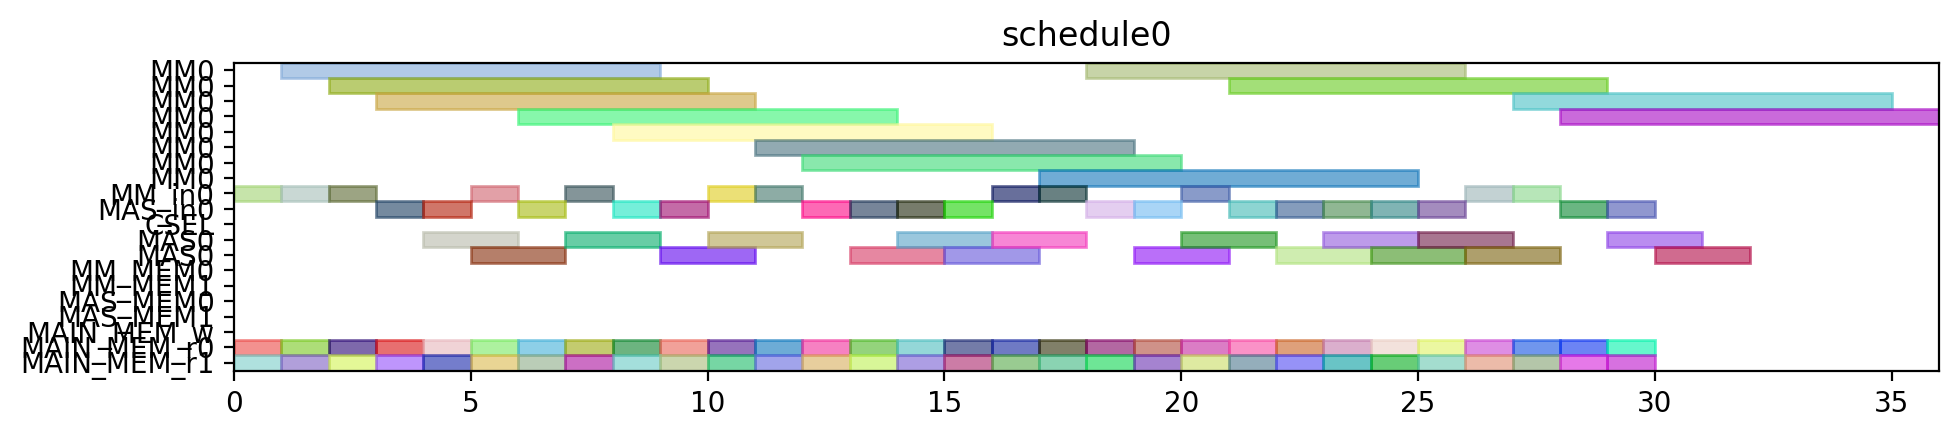

Generate this figure with Python:
from pyschedule import Scenario, solvers, plotters, alt


def solve():
	horizon = 120
	S = Scenario("schedule0", horizon=horizon)

	# resource
	MM = S.Resources('MM', num=1, size=8)
	MM_in = S.Resources('MM_in', num=1)
	MAS_in = S.Resources('MAS_in', num=1)
	CSEL = S.Resource('CSEL')
	MAS = S.Resources('MAS', num=1, size=2, periods=range(1, horizon))
	MM_MEM = S.Resources('MM_MEM', num=2)
	MAS_MEM = S.Resources('MAS_MEM', num=2)
	MAIN_MEM_w = S.Resource('MAIN_MEM_w', size=1)
	MAIN_MEM_r = S.Resources('MAIN_MEM_r', num=2)

	# result of previous scheduling

	# new tasks
	c_t0_t0_t0 = S.Task('c_t0_t0_t0', length=8, delay_cost=1)
	c_t0_t0_t0 += alt(MM)
	c_t0_t0_t0_in = S.Task('c_t0_t0_t0_in', length=1, delay_cost=1)
	c_t0_t0_t0_in += alt(MM_in)
	S += c_t0_t0_t0_in*MM_in[0]<=c_t0_t0_t0*MM[0]
	c_t0_t0_t0_mem0 = S.Task('c_t0_t0_t0_mem0', length=1, delay_cost=1)
	c_t0_t0_t0_mem0 += MAIN_MEM_r[0]
	S += c_t0_t0_t0_mem0 <= c_t0_t0_t0

	c_t0_t0_t0_mem1 = S.Task('c_t0_t0_t0_mem1', length=1, delay_cost=1)
	c_t0_t0_t0_mem1 += MAIN_MEM_r[1]
	S += c_t0_t0_t0_mem1 <= c_t0_t0_t0

	c_t0_t0_t1 = S.Task('c_t0_t0_t1', length=8, delay_cost=1)
	c_t0_t0_t1 += alt(MM)
	c_t0_t0_t1_in = S.Task('c_t0_t0_t1_in', length=1, delay_cost=1)
	c_t0_t0_t1_in += alt(MM_in)
	S += c_t0_t0_t1_in*MM_in[0]<=c_t0_t0_t1*MM[0]
	c_t0_t0_t1_mem0 = S.Task('c_t0_t0_t1_mem0', length=1, delay_cost=1)
	c_t0_t0_t1_mem0 += MAIN_MEM_r[0]
	S += c_t0_t0_t1_mem0 <= c_t0_t0_t1

	c_t0_t0_t1_mem1 = S.Task('c_t0_t0_t1_mem1', length=1, delay_cost=1)
	c_t0_t0_t1_mem1 += MAIN_MEM_r[1]
	S += c_t0_t0_t1_mem1 <= c_t0_t0_t1

	c_t0_t0_t2 = S.Task('c_t0_t0_t2', length=2, delay_cost=1)
	c_t0_t0_t2 += alt(MAS)
	c_t0_t0_t2_in = S.Task('c_t0_t0_t2_in', length=1, delay_cost=1)
	c_t0_t0_t2_in += alt(MAS_in)
	S += c_t0_t0_t2_in*MAS_in[0]<=c_t0_t0_t2*MAS[0]

	c_t0_t0_t2_mem0 = S.Task('c_t0_t0_t2_mem0', length=1, delay_cost=1)
	c_t0_t0_t2_mem0 += MAIN_MEM_r[0]
	S += c_t0_t0_t2_mem0 <= c_t0_t0_t2

	c_t0_t0_t2_mem1 = S.Task('c_t0_t0_t2_mem1', length=1, delay_cost=1)
	c_t0_t0_t2_mem1 += MAIN_MEM_r[1]
	S += c_t0_t0_t2_mem1 <= c_t0_t0_t2

	c_t0_t0_t3 = S.Task('c_t0_t0_t3', length=2, delay_cost=1)
	c_t0_t0_t3 += alt(MAS)
	c_t0_t0_t3_in = S.Task('c_t0_t0_t3_in', length=1, delay_cost=1)
	c_t0_t0_t3_in += alt(MAS_in)
	S += c_t0_t0_t3_in*MAS_in[0]<=c_t0_t0_t3*MAS[0]

	c_t0_t0_t3_mem0 = S.Task('c_t0_t0_t3_mem0', length=1, delay_cost=1)
	c_t0_t0_t3_mem0 += MAIN_MEM_r[0]
	S += c_t0_t0_t3_mem0 <= c_t0_t0_t3

	c_t0_t0_t3_mem1 = S.Task('c_t0_t0_t3_mem1', length=1, delay_cost=1)
	c_t0_t0_t3_mem1 += MAIN_MEM_r[1]
	S += c_t0_t0_t3_mem1 <= c_t0_t0_t3

	c_t0_t1_t0 = S.Task('c_t0_t1_t0', length=8, delay_cost=1)
	c_t0_t1_t0 += alt(MM)
	c_t0_t1_t0_in = S.Task('c_t0_t1_t0_in', length=1, delay_cost=1)
	c_t0_t1_t0_in += alt(MM_in)
	S += c_t0_t1_t0_in*MM_in[0]<=c_t0_t1_t0*MM[0]
	c_t0_t1_t0_mem0 = S.Task('c_t0_t1_t0_mem0', length=1, delay_cost=1)
	c_t0_t1_t0_mem0 += MAIN_MEM_r[0]
	S += c_t0_t1_t0_mem0 <= c_t0_t1_t0

	c_t0_t1_t0_mem1 = S.Task('c_t0_t1_t0_mem1', length=1, delay_cost=1)
	c_t0_t1_t0_mem1 += MAIN_MEM_r[1]
	S += c_t0_t1_t0_mem1 <= c_t0_t1_t0

	c_t0_t1_t1 = S.Task('c_t0_t1_t1', length=8, delay_cost=1)
	c_t0_t1_t1 += alt(MM)
	c_t0_t1_t1_in = S.Task('c_t0_t1_t1_in', length=1, delay_cost=1)
	c_t0_t1_t1_in += alt(MM_in)
	S += c_t0_t1_t1_in*MM_in[0]<=c_t0_t1_t1*MM[0]
	c_t0_t1_t1_mem0 = S.Task('c_t0_t1_t1_mem0', length=1, delay_cost=1)
	c_t0_t1_t1_mem0 += MAIN_MEM_r[0]
	S += c_t0_t1_t1_mem0 <= c_t0_t1_t1

	c_t0_t1_t1_mem1 = S.Task('c_t0_t1_t1_mem1', length=1, delay_cost=1)
	c_t0_t1_t1_mem1 += MAIN_MEM_r[1]
	S += c_t0_t1_t1_mem1 <= c_t0_t1_t1

	c_t0_t1_t2 = S.Task('c_t0_t1_t2', length=2, delay_cost=1)
	c_t0_t1_t2 += alt(MAS)
	c_t0_t1_t2_in = S.Task('c_t0_t1_t2_in', length=1, delay_cost=1)
	c_t0_t1_t2_in += alt(MAS_in)
	S += c_t0_t1_t2_in*MAS_in[0]<=c_t0_t1_t2*MAS[0]

	c_t0_t1_t2_mem0 = S.Task('c_t0_t1_t2_mem0', length=1, delay_cost=1)
	c_t0_t1_t2_mem0 += MAIN_MEM_r[0]
	S += c_t0_t1_t2_mem0 <= c_t0_t1_t2

	c_t0_t1_t2_mem1 = S.Task('c_t0_t1_t2_mem1', length=1, delay_cost=1)
	c_t0_t1_t2_mem1 += MAIN_MEM_r[1]
	S += c_t0_t1_t2_mem1 <= c_t0_t1_t2

	c_t0_t1_t3 = S.Task('c_t0_t1_t3', length=2, delay_cost=1)
	c_t0_t1_t3 += alt(MAS)
	c_t0_t1_t3_in = S.Task('c_t0_t1_t3_in', length=1, delay_cost=1)
	c_t0_t1_t3_in += alt(MAS_in)
	S += c_t0_t1_t3_in*MAS_in[0]<=c_t0_t1_t3*MAS[0]

	c_t0_t1_t3_mem0 = S.Task('c_t0_t1_t3_mem0', length=1, delay_cost=1)
	c_t0_t1_t3_mem0 += MAIN_MEM_r[0]
	S += c_t0_t1_t3_mem0 <= c_t0_t1_t3

	c_t0_t1_t3_mem1 = S.Task('c_t0_t1_t3_mem1', length=1, delay_cost=1)
	c_t0_t1_t3_mem1 += MAIN_MEM_r[1]
	S += c_t0_t1_t3_mem1 <= c_t0_t1_t3

	c_t0_t20 = S.Task('c_t0_t20', length=2, delay_cost=1)
	c_t0_t20 += alt(MAS)
	c_t0_t20_in = S.Task('c_t0_t20_in', length=1, delay_cost=1)
	c_t0_t20_in += alt(MAS_in)
	S += c_t0_t20_in*MAS_in[0]<=c_t0_t20*MAS[0]

	c_t0_t20_mem0 = S.Task('c_t0_t20_mem0', length=1, delay_cost=1)
	c_t0_t20_mem0 += MAIN_MEM_r[0]
	S += c_t0_t20_mem0 <= c_t0_t20

	c_t0_t20_mem1 = S.Task('c_t0_t20_mem1', length=1, delay_cost=1)
	c_t0_t20_mem1 += MAIN_MEM_r[1]
	S += c_t0_t20_mem1 <= c_t0_t20

	c_t0_t21 = S.Task('c_t0_t21', length=2, delay_cost=1)
	c_t0_t21 += alt(MAS)
	c_t0_t21_in = S.Task('c_t0_t21_in', length=1, delay_cost=1)
	c_t0_t21_in += alt(MAS_in)
	S += c_t0_t21_in*MAS_in[0]<=c_t0_t21*MAS[0]

	c_t0_t21_mem0 = S.Task('c_t0_t21_mem0', length=1, delay_cost=1)
	c_t0_t21_mem0 += MAIN_MEM_r[0]
	S += c_t0_t21_mem0 <= c_t0_t21

	c_t0_t21_mem1 = S.Task('c_t0_t21_mem1', length=1, delay_cost=1)
	c_t0_t21_mem1 += MAIN_MEM_r[1]
	S += c_t0_t21_mem1 <= c_t0_t21

	c_t0_t30 = S.Task('c_t0_t30', length=2, delay_cost=1)
	c_t0_t30 += alt(MAS)
	c_t0_t30_in = S.Task('c_t0_t30_in', length=1, delay_cost=1)
	c_t0_t30_in += alt(MAS_in)
	S += c_t0_t30_in*MAS_in[0]<=c_t0_t30*MAS[0]

	c_t0_t30_mem0 = S.Task('c_t0_t30_mem0', length=1, delay_cost=1)
	c_t0_t30_mem0 += MAIN_MEM_r[0]
	S += c_t0_t30_mem0 <= c_t0_t30

	c_t0_t30_mem1 = S.Task('c_t0_t30_mem1', length=1, delay_cost=1)
	c_t0_t30_mem1 += MAIN_MEM_r[1]
	S += c_t0_t30_mem1 <= c_t0_t30

	c_t0_t31 = S.Task('c_t0_t31', length=2, delay_cost=1)
	c_t0_t31 += alt(MAS)
	c_t0_t31_in = S.Task('c_t0_t31_in', length=1, delay_cost=1)
	c_t0_t31_in += alt(MAS_in)
	S += c_t0_t31_in*MAS_in[0]<=c_t0_t31*MAS[0]

	c_t0_t31_mem0 = S.Task('c_t0_t31_mem0', length=1, delay_cost=1)
	c_t0_t31_mem0 += MAIN_MEM_r[0]
	S += c_t0_t31_mem0 <= c_t0_t31

	c_t0_t31_mem1 = S.Task('c_t0_t31_mem1', length=1, delay_cost=1)
	c_t0_t31_mem1 += MAIN_MEM_r[1]
	S += c_t0_t31_mem1 <= c_t0_t31

	c_t1_t0_t0 = S.Task('c_t1_t0_t0', length=8, delay_cost=1)
	c_t1_t0_t0 += alt(MM)
	c_t1_t0_t0_in = S.Task('c_t1_t0_t0_in', length=1, delay_cost=1)
	c_t1_t0_t0_in += alt(MM_in)
	S += c_t1_t0_t0_in*MM_in[0]<=c_t1_t0_t0*MM[0]
	c_t1_t0_t0_mem0 = S.Task('c_t1_t0_t0_mem0', length=1, delay_cost=1)
	c_t1_t0_t0_mem0 += MAIN_MEM_r[0]
	S += c_t1_t0_t0_mem0 <= c_t1_t0_t0

	c_t1_t0_t0_mem1 = S.Task('c_t1_t0_t0_mem1', length=1, delay_cost=1)
	c_t1_t0_t0_mem1 += MAIN_MEM_r[1]
	S += c_t1_t0_t0_mem1 <= c_t1_t0_t0

	c_t1_t0_t1 = S.Task('c_t1_t0_t1', length=8, delay_cost=1)
	c_t1_t0_t1 += alt(MM)
	c_t1_t0_t1_in = S.Task('c_t1_t0_t1_in', length=1, delay_cost=1)
	c_t1_t0_t1_in += alt(MM_in)
	S += c_t1_t0_t1_in*MM_in[0]<=c_t1_t0_t1*MM[0]
	c_t1_t0_t1_mem0 = S.Task('c_t1_t0_t1_mem0', length=1, delay_cost=1)
	c_t1_t0_t1_mem0 += MAIN_MEM_r[0]
	S += c_t1_t0_t1_mem0 <= c_t1_t0_t1

	c_t1_t0_t1_mem1 = S.Task('c_t1_t0_t1_mem1', length=1, delay_cost=1)
	c_t1_t0_t1_mem1 += MAIN_MEM_r[1]
	S += c_t1_t0_t1_mem1 <= c_t1_t0_t1

	c_t1_t0_t2 = S.Task('c_t1_t0_t2', length=2, delay_cost=1)
	c_t1_t0_t2 += alt(MAS)
	c_t1_t0_t2_in = S.Task('c_t1_t0_t2_in', length=1, delay_cost=1)
	c_t1_t0_t2_in += alt(MAS_in)
	S += c_t1_t0_t2_in*MAS_in[0]<=c_t1_t0_t2*MAS[0]

	c_t1_t0_t2_mem0 = S.Task('c_t1_t0_t2_mem0', length=1, delay_cost=1)
	c_t1_t0_t2_mem0 += MAIN_MEM_r[0]
	S += c_t1_t0_t2_mem0 <= c_t1_t0_t2

	c_t1_t0_t2_mem1 = S.Task('c_t1_t0_t2_mem1', length=1, delay_cost=1)
	c_t1_t0_t2_mem1 += MAIN_MEM_r[1]
	S += c_t1_t0_t2_mem1 <= c_t1_t0_t2

	c_t1_t0_t3 = S.Task('c_t1_t0_t3', length=2, delay_cost=1)
	c_t1_t0_t3 += alt(MAS)
	c_t1_t0_t3_in = S.Task('c_t1_t0_t3_in', length=1, delay_cost=1)
	c_t1_t0_t3_in += alt(MAS_in)
	S += c_t1_t0_t3_in*MAS_in[0]<=c_t1_t0_t3*MAS[0]

	c_t1_t0_t3_mem0 = S.Task('c_t1_t0_t3_mem0', length=1, delay_cost=1)
	c_t1_t0_t3_mem0 += MAIN_MEM_r[0]
	S += c_t1_t0_t3_mem0 <= c_t1_t0_t3

	c_t1_t0_t3_mem1 = S.Task('c_t1_t0_t3_mem1', length=1, delay_cost=1)
	c_t1_t0_t3_mem1 += MAIN_MEM_r[1]
	S += c_t1_t0_t3_mem1 <= c_t1_t0_t3

	c_t1_t1_t0 = S.Task('c_t1_t1_t0', length=8, delay_cost=1)
	c_t1_t1_t0 += alt(MM)
	c_t1_t1_t0_in = S.Task('c_t1_t1_t0_in', length=1, delay_cost=1)
	c_t1_t1_t0_in += alt(MM_in)
	S += c_t1_t1_t0_in*MM_in[0]<=c_t1_t1_t0*MM[0]
	c_t1_t1_t0_mem0 = S.Task('c_t1_t1_t0_mem0', length=1, delay_cost=1)
	c_t1_t1_t0_mem0 += MAIN_MEM_r[0]
	S += c_t1_t1_t0_mem0 <= c_t1_t1_t0

	c_t1_t1_t0_mem1 = S.Task('c_t1_t1_t0_mem1', length=1, delay_cost=1)
	c_t1_t1_t0_mem1 += MAIN_MEM_r[1]
	S += c_t1_t1_t0_mem1 <= c_t1_t1_t0

	c_t1_t1_t1 = S.Task('c_t1_t1_t1', length=8, delay_cost=1)
	c_t1_t1_t1 += alt(MM)
	c_t1_t1_t1_in = S.Task('c_t1_t1_t1_in', length=1, delay_cost=1)
	c_t1_t1_t1_in += alt(MM_in)
	S += c_t1_t1_t1_in*MM_in[0]<=c_t1_t1_t1*MM[0]
	c_t1_t1_t1_mem0 = S.Task('c_t1_t1_t1_mem0', length=1, delay_cost=1)
	c_t1_t1_t1_mem0 += MAIN_MEM_r[0]
	S += c_t1_t1_t1_mem0 <= c_t1_t1_t1

	c_t1_t1_t1_mem1 = S.Task('c_t1_t1_t1_mem1', length=1, delay_cost=1)
	c_t1_t1_t1_mem1 += MAIN_MEM_r[1]
	S += c_t1_t1_t1_mem1 <= c_t1_t1_t1

	c_t1_t1_t2 = S.Task('c_t1_t1_t2', length=2, delay_cost=1)
	c_t1_t1_t2 += alt(MAS)
	c_t1_t1_t2_in = S.Task('c_t1_t1_t2_in', length=1, delay_cost=1)
	c_t1_t1_t2_in += alt(MAS_in)
	S += c_t1_t1_t2_in*MAS_in[0]<=c_t1_t1_t2*MAS[0]

	c_t1_t1_t2_mem0 = S.Task('c_t1_t1_t2_mem0', length=1, delay_cost=1)
	c_t1_t1_t2_mem0 += MAIN_MEM_r[0]
	S += c_t1_t1_t2_mem0 <= c_t1_t1_t2

	c_t1_t1_t2_mem1 = S.Task('c_t1_t1_t2_mem1', length=1, delay_cost=1)
	c_t1_t1_t2_mem1 += MAIN_MEM_r[1]
	S += c_t1_t1_t2_mem1 <= c_t1_t1_t2

	c_t1_t1_t3 = S.Task('c_t1_t1_t3', length=2, delay_cost=1)
	c_t1_t1_t3 += alt(MAS)
	c_t1_t1_t3_in = S.Task('c_t1_t1_t3_in', length=1, delay_cost=1)
	c_t1_t1_t3_in += alt(MAS_in)
	S += c_t1_t1_t3_in*MAS_in[0]<=c_t1_t1_t3*MAS[0]

	c_t1_t1_t3_mem0 = S.Task('c_t1_t1_t3_mem0', length=1, delay_cost=1)
	c_t1_t1_t3_mem0 += MAIN_MEM_r[0]
	S += c_t1_t1_t3_mem0 <= c_t1_t1_t3

	c_t1_t1_t3_mem1 = S.Task('c_t1_t1_t3_mem1', length=1, delay_cost=1)
	c_t1_t1_t3_mem1 += MAIN_MEM_r[1]
	S += c_t1_t1_t3_mem1 <= c_t1_t1_t3

	c_t1_t20 = S.Task('c_t1_t20', length=2, delay_cost=1)
	c_t1_t20 += alt(MAS)
	c_t1_t20_in = S.Task('c_t1_t20_in', length=1, delay_cost=1)
	c_t1_t20_in += alt(MAS_in)
	S += c_t1_t20_in*MAS_in[0]<=c_t1_t20*MAS[0]

	c_t1_t20_mem0 = S.Task('c_t1_t20_mem0', length=1, delay_cost=1)
	c_t1_t20_mem0 += MAIN_MEM_r[0]
	S += c_t1_t20_mem0 <= c_t1_t20

	c_t1_t20_mem1 = S.Task('c_t1_t20_mem1', length=1, delay_cost=1)
	c_t1_t20_mem1 += MAIN_MEM_r[1]
	S += c_t1_t20_mem1 <= c_t1_t20

	c_t1_t21 = S.Task('c_t1_t21', length=2, delay_cost=1)
	c_t1_t21 += alt(MAS)
	c_t1_t21_in = S.Task('c_t1_t21_in', length=1, delay_cost=1)
	c_t1_t21_in += alt(MAS_in)
	S += c_t1_t21_in*MAS_in[0]<=c_t1_t21*MAS[0]

	c_t1_t21_mem0 = S.Task('c_t1_t21_mem0', length=1, delay_cost=1)
	c_t1_t21_mem0 += MAIN_MEM_r[0]
	S += c_t1_t21_mem0 <= c_t1_t21

	c_t1_t21_mem1 = S.Task('c_t1_t21_mem1', length=1, delay_cost=1)
	c_t1_t21_mem1 += MAIN_MEM_r[1]
	S += c_t1_t21_mem1 <= c_t1_t21

	c_t1_t30 = S.Task('c_t1_t30', length=2, delay_cost=1)
	c_t1_t30 += alt(MAS)
	c_t1_t30_in = S.Task('c_t1_t30_in', length=1, delay_cost=1)
	c_t1_t30_in += alt(MAS_in)
	S += c_t1_t30_in*MAS_in[0]<=c_t1_t30*MAS[0]

	c_t1_t30_mem0 = S.Task('c_t1_t30_mem0', length=1, delay_cost=1)
	c_t1_t30_mem0 += MAIN_MEM_r[0]
	S += c_t1_t30_mem0 <= c_t1_t30

	c_t1_t30_mem1 = S.Task('c_t1_t30_mem1', length=1, delay_cost=1)
	c_t1_t30_mem1 += MAIN_MEM_r[1]
	S += c_t1_t30_mem1 <= c_t1_t30

	c_t1_t31 = S.Task('c_t1_t31', length=2, delay_cost=1)
	c_t1_t31 += alt(MAS)
	c_t1_t31_in = S.Task('c_t1_t31_in', length=1, delay_cost=1)
	c_t1_t31_in += alt(MAS_in)
	S += c_t1_t31_in*MAS_in[0]<=c_t1_t31*MAS[0]

	c_t1_t31_mem0 = S.Task('c_t1_t31_mem0', length=1, delay_cost=1)
	c_t1_t31_mem0 += MAIN_MEM_r[0]
	S += c_t1_t31_mem0 <= c_t1_t31

	c_t1_t31_mem1 = S.Task('c_t1_t31_mem1', length=1, delay_cost=1)
	c_t1_t31_mem1 += MAIN_MEM_r[1]
	S += c_t1_t31_mem1 <= c_t1_t31

	c_t2_t0_t0 = S.Task('c_t2_t0_t0', length=8, delay_cost=1)
	c_t2_t0_t0 += alt(MM)
	c_t2_t0_t0_in = S.Task('c_t2_t0_t0_in', length=1, delay_cost=1)
	c_t2_t0_t0_in += alt(MM_in)
	S += c_t2_t0_t0_in*MM_in[0]<=c_t2_t0_t0*MM[0]
	c_t2_t0_t0_mem0 = S.Task('c_t2_t0_t0_mem0', length=1, delay_cost=1)
	c_t2_t0_t0_mem0 += MAIN_MEM_r[0]
	S += c_t2_t0_t0_mem0 <= c_t2_t0_t0

	c_t2_t0_t0_mem1 = S.Task('c_t2_t0_t0_mem1', length=1, delay_cost=1)
	c_t2_t0_t0_mem1 += MAIN_MEM_r[1]
	S += c_t2_t0_t0_mem1 <= c_t2_t0_t0

	c_t2_t0_t1 = S.Task('c_t2_t0_t1', length=8, delay_cost=1)
	c_t2_t0_t1 += alt(MM)
	c_t2_t0_t1_in = S.Task('c_t2_t0_t1_in', length=1, delay_cost=1)
	c_t2_t0_t1_in += alt(MM_in)
	S += c_t2_t0_t1_in*MM_in[0]<=c_t2_t0_t1*MM[0]
	c_t2_t0_t1_mem0 = S.Task('c_t2_t0_t1_mem0', length=1, delay_cost=1)
	c_t2_t0_t1_mem0 += MAIN_MEM_r[0]
	S += c_t2_t0_t1_mem0 <= c_t2_t0_t1

	c_t2_t0_t1_mem1 = S.Task('c_t2_t0_t1_mem1', length=1, delay_cost=1)
	c_t2_t0_t1_mem1 += MAIN_MEM_r[1]
	S += c_t2_t0_t1_mem1 <= c_t2_t0_t1

	c_t2_t0_t2 = S.Task('c_t2_t0_t2', length=2, delay_cost=1)
	c_t2_t0_t2 += alt(MAS)
	c_t2_t0_t2_in = S.Task('c_t2_t0_t2_in', length=1, delay_cost=1)
	c_t2_t0_t2_in += alt(MAS_in)
	S += c_t2_t0_t2_in*MAS_in[0]<=c_t2_t0_t2*MAS[0]

	c_t2_t0_t2_mem0 = S.Task('c_t2_t0_t2_mem0', length=1, delay_cost=1)
	c_t2_t0_t2_mem0 += MAIN_MEM_r[0]
	S += c_t2_t0_t2_mem0 <= c_t2_t0_t2

	c_t2_t0_t2_mem1 = S.Task('c_t2_t0_t2_mem1', length=1, delay_cost=1)
	c_t2_t0_t2_mem1 += MAIN_MEM_r[1]
	S += c_t2_t0_t2_mem1 <= c_t2_t0_t2

	c_t2_t0_t3 = S.Task('c_t2_t0_t3', length=2, delay_cost=1)
	c_t2_t0_t3 += alt(MAS)
	c_t2_t0_t3_in = S.Task('c_t2_t0_t3_in', length=1, delay_cost=1)
	c_t2_t0_t3_in += alt(MAS_in)
	S += c_t2_t0_t3_in*MAS_in[0]<=c_t2_t0_t3*MAS[0]

	c_t2_t0_t3_mem0 = S.Task('c_t2_t0_t3_mem0', length=1, delay_cost=1)
	c_t2_t0_t3_mem0 += MAIN_MEM_r[0]
	S += c_t2_t0_t3_mem0 <= c_t2_t0_t3

	c_t2_t0_t3_mem1 = S.Task('c_t2_t0_t3_mem1', length=1, delay_cost=1)
	c_t2_t0_t3_mem1 += MAIN_MEM_r[1]
	S += c_t2_t0_t3_mem1 <= c_t2_t0_t3

	c_t2_t1_t0 = S.Task('c_t2_t1_t0', length=8, delay_cost=1)
	c_t2_t1_t0 += alt(MM)
	c_t2_t1_t0_in = S.Task('c_t2_t1_t0_in', length=1, delay_cost=1)
	c_t2_t1_t0_in += alt(MM_in)
	S += c_t2_t1_t0_in*MM_in[0]<=c_t2_t1_t0*MM[0]
	c_t2_t1_t0_mem0 = S.Task('c_t2_t1_t0_mem0', length=1, delay_cost=1)
	c_t2_t1_t0_mem0 += MAIN_MEM_r[0]
	S += c_t2_t1_t0_mem0 <= c_t2_t1_t0

	c_t2_t1_t0_mem1 = S.Task('c_t2_t1_t0_mem1', length=1, delay_cost=1)
	c_t2_t1_t0_mem1 += MAIN_MEM_r[1]
	S += c_t2_t1_t0_mem1 <= c_t2_t1_t0

	c_t2_t1_t1 = S.Task('c_t2_t1_t1', length=8, delay_cost=1)
	c_t2_t1_t1 += alt(MM)
	c_t2_t1_t1_in = S.Task('c_t2_t1_t1_in', length=1, delay_cost=1)
	c_t2_t1_t1_in += alt(MM_in)
	S += c_t2_t1_t1_in*MM_in[0]<=c_t2_t1_t1*MM[0]
	c_t2_t1_t1_mem0 = S.Task('c_t2_t1_t1_mem0', length=1, delay_cost=1)
	c_t2_t1_t1_mem0 += MAIN_MEM_r[0]
	S += c_t2_t1_t1_mem0 <= c_t2_t1_t1

	c_t2_t1_t1_mem1 = S.Task('c_t2_t1_t1_mem1', length=1, delay_cost=1)
	c_t2_t1_t1_mem1 += MAIN_MEM_r[1]
	S += c_t2_t1_t1_mem1 <= c_t2_t1_t1

	solvers.mip.solve(S,msg=1,kind='CPLEX',ratio_gap=1.01)

	solution = [['hoge']*len(S.solution()[1]) for i in range(len(S.solution()))]
	for i in range(len(S.solution())):
		for j in range(len(S.solution()[i])):
			solution[i][j]=str(S.solution()[i][j])
	print(solution)

	cycles = int(solution[-1][3])

	pic_file_name = "/mnt/rose/usr1/fukuda/ABE/multiRAM_multiMAS_16mux/scheduling_result/stage8MM1_stage2MAS1/MUL/schedule0.png"
	if(S.solution() != []):
		plotters.matplotlib.plot(S,img_filename=pic_file_name, show_task_labels=False, fig_size=(cycles*0.25+3, 2))

	return solution
